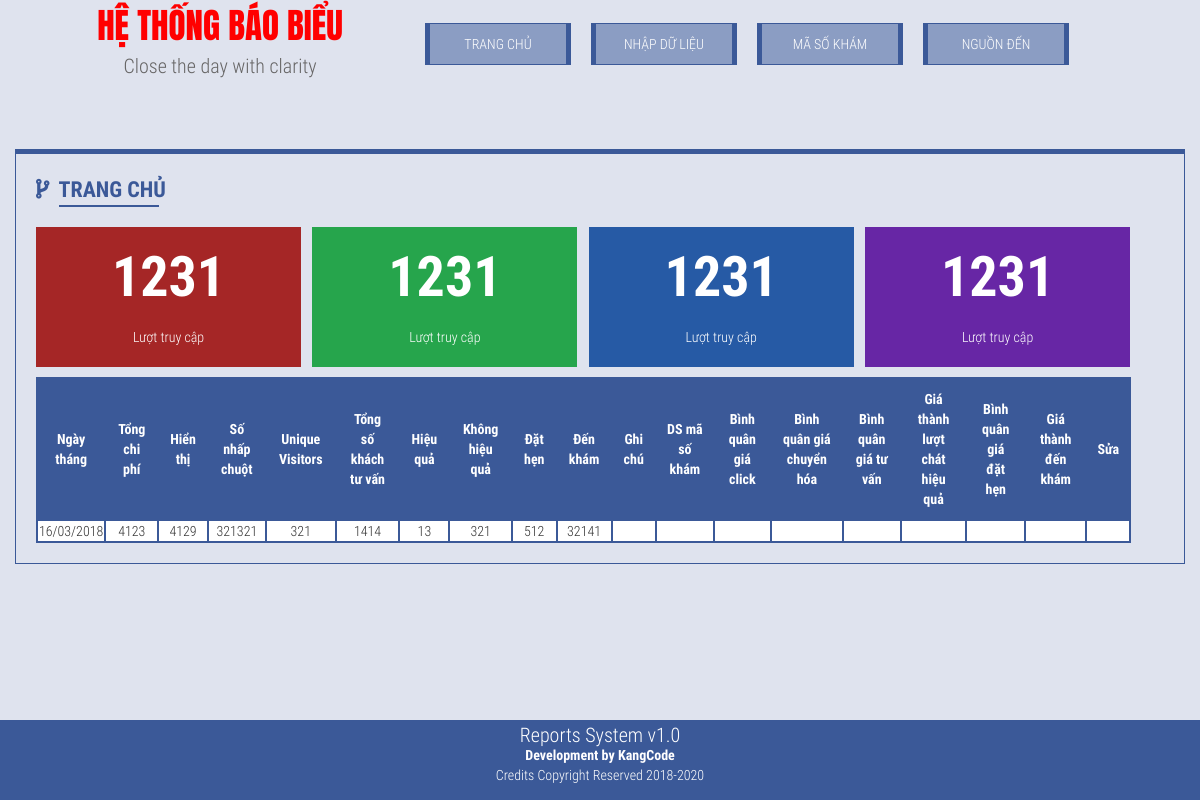
Before: / with the older database file.
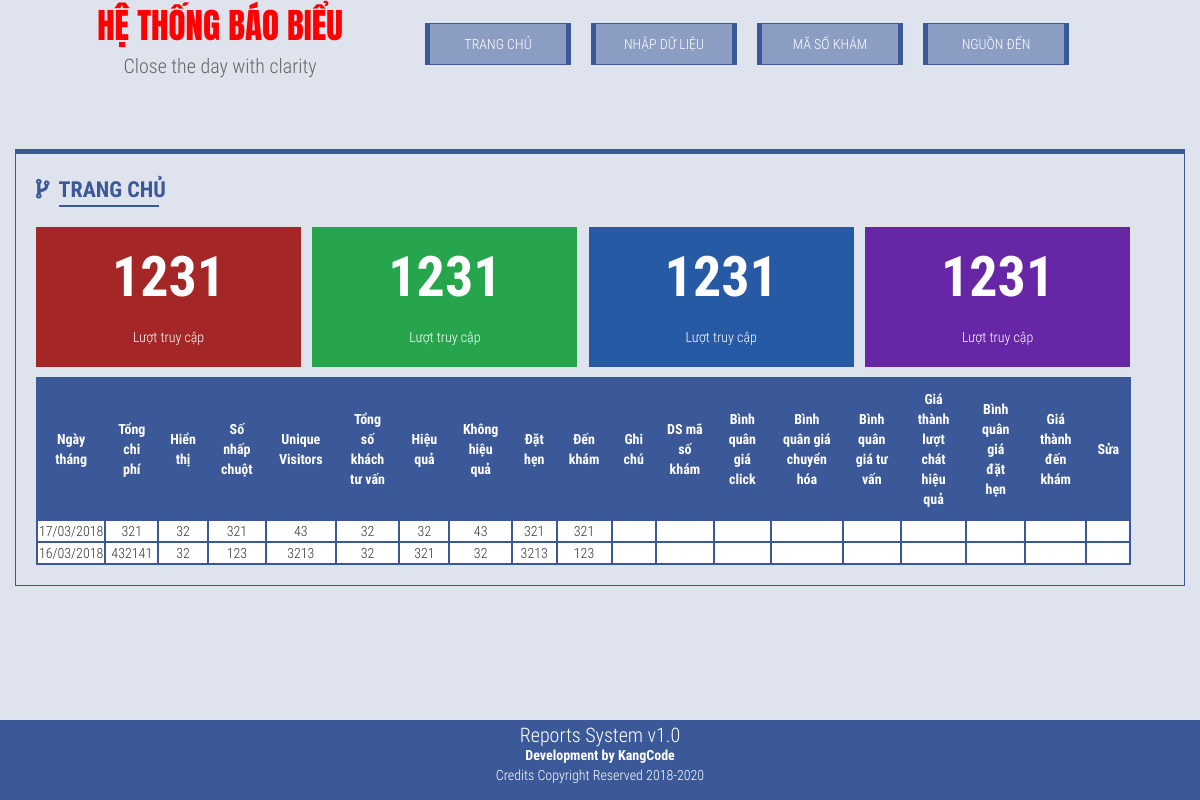
After: the same page with the newer database file.
### tables this page shows
CREATE TABLE `bangnhap` (
  `id` int(10) NOT NULL,
  `ngaythang` timestamp NOT NULL DEFAULT CURRENT_TIMESTAMP ON UPDATE CURRENT_TIMESTAMP,
  `hienthi` int(11) NOT NULL,
  `tongchiphi` float NOT NULL,
  `sonhapchuot` int(10) NOT NULL,
  `uniquevisitor` int(10) NOT NULL,
  `tongsokhachtuvan` int(10) NOT NULL,
  `hieuqua` int(10) NOT NULL,
  `khonghieuqua` int(10) NOT NULL,
  `dathen` int(10) NOT NULL,
  `denkham` int(11) NOT NULL,
  `ghichu` text
);

### templates/homepage.php (the view, shortened to what this page needs)
<div class="container-fluid">
    <div class="col-sm-12">
        <div class="row">
        <div class="h1title">Trang chủ</div>
        </div>
        <br>
        <?php require_once('templates/stat.php'); ?>
        <div class="row">
           <table class="bangdulieu">
              <tr>
                  <td>Ngày tháng</td>
                  <td>Tổng chi phí</td>
                  <td>Hiển thị</td>
                  <td>Số nhấp chuột</td>
                  <td>Unique Visitors</td>
                  <td>Tổng số khách tư vấn</td>
                  <td>Hiệu quả</td>
                  <td>Không hiệu quả</td>
                  <td>Đặt hẹn</td>
                  <td>Đến khám</td>
                  <td>Ghi chú</td>
                  <td>DS mã số khám</td>
                  <td>Bình quân giá click</td>
                  <td>Bình quân giá chuyển hóa</td>
                  <td>Bình quân giá tư vấn</td>
                  <td>Giá thành lượt chát hiệu quả</td>
                  <td>Bình quân giá đặt hẹn</td>
                  <td>Giá thành đến khám</td>
                  <td>Sửa</td>
              </tr>
            <?php
            $sql = "SELECT * FROM bangnhap ORDER BY id DESC";
            if ($result = $conn->query($sql)) {
                while ($row = $result->fetch_assoc()) {
                    $date=date_create($row['ngaythang']);
                    $jw = date_format($date,"d/m/Y");
                    ?>
                    <tr>
                    <td><?php echo $jw; ?></td>
                  <td><?php echo $row['tongchiphi']; ?></td>
                  <td><?php echo $row['hienthi']; ?></td>
                  <td><?php echo $row['sonhapchuot']; ?></td>
                  <td><?php echo $row['uniquevisitor']; ?></td>
                  <td><?php echo $row['tongsokhachtuvan']; ?></td>
                  <td><?php echo $row['hieuqua']; ?></td>
                  <td><?php echo $row['khonghieuqua']; ?></td>
                  <td><?php echo $row['dathen']; ?></td>
                  <td><?php echo $row['denkham']; ?></td>
                  <td><?php echo $row['ghichu']; ?></td>
                   <td></td>
                   <td></td>
                   <td></td>
                   <td></td>
                   <td></td>
                   <td></td>
                   <td></td>
                   <td></td>
                    </tr>
                    <?php
                }
            }
            ?>
            </table>
        </div>
    </div>
</div>

Changed rows visible on the page:
removed bangnhap: ngaythang "16/03/2018", tongchiphi "4123", hienthi "4129", sonhapchuot "321321", uniquevisitor "321", tongsokhachtuvan "1414", hieuqua "13", khonghieuqua "321", dathen "512", denkham "32141"
added bangnhap: ngaythang "17/03/2018", tongchiphi "321", hienthi "32", sonhapchuot "321", uniquevisitor "43", tongsokhachtuvan "32", hieuqua "32", khonghieuqua "43", dathen "321", denkham "321"
added bangnhap: ngaythang "16/03/2018", tongchiphi "432141", hienthi "32", sonhapchuot "123", uniquevisitor "3213", tongsokhachtuvan "32", hieuqua "321", khonghieuqua "32", dathen "3213", denkham "123"
